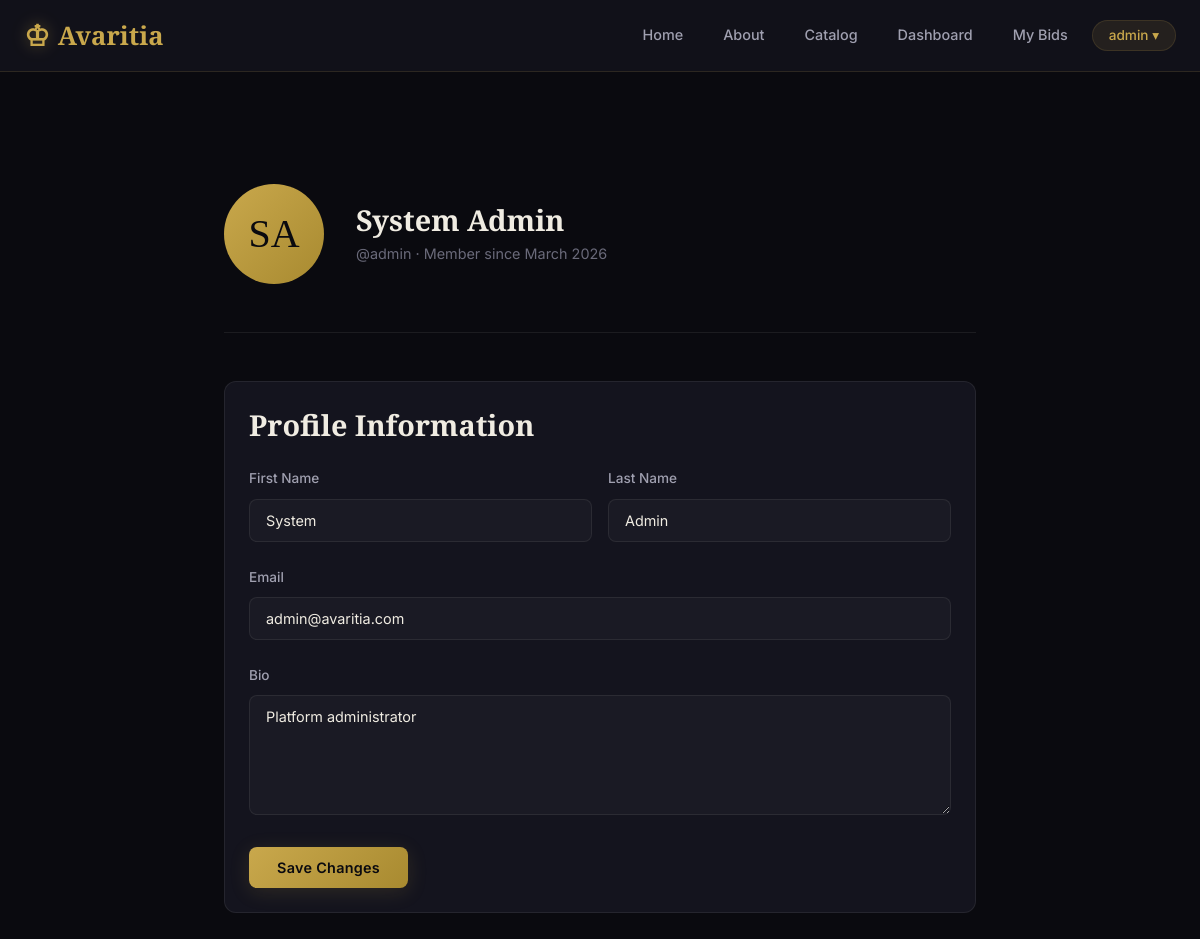
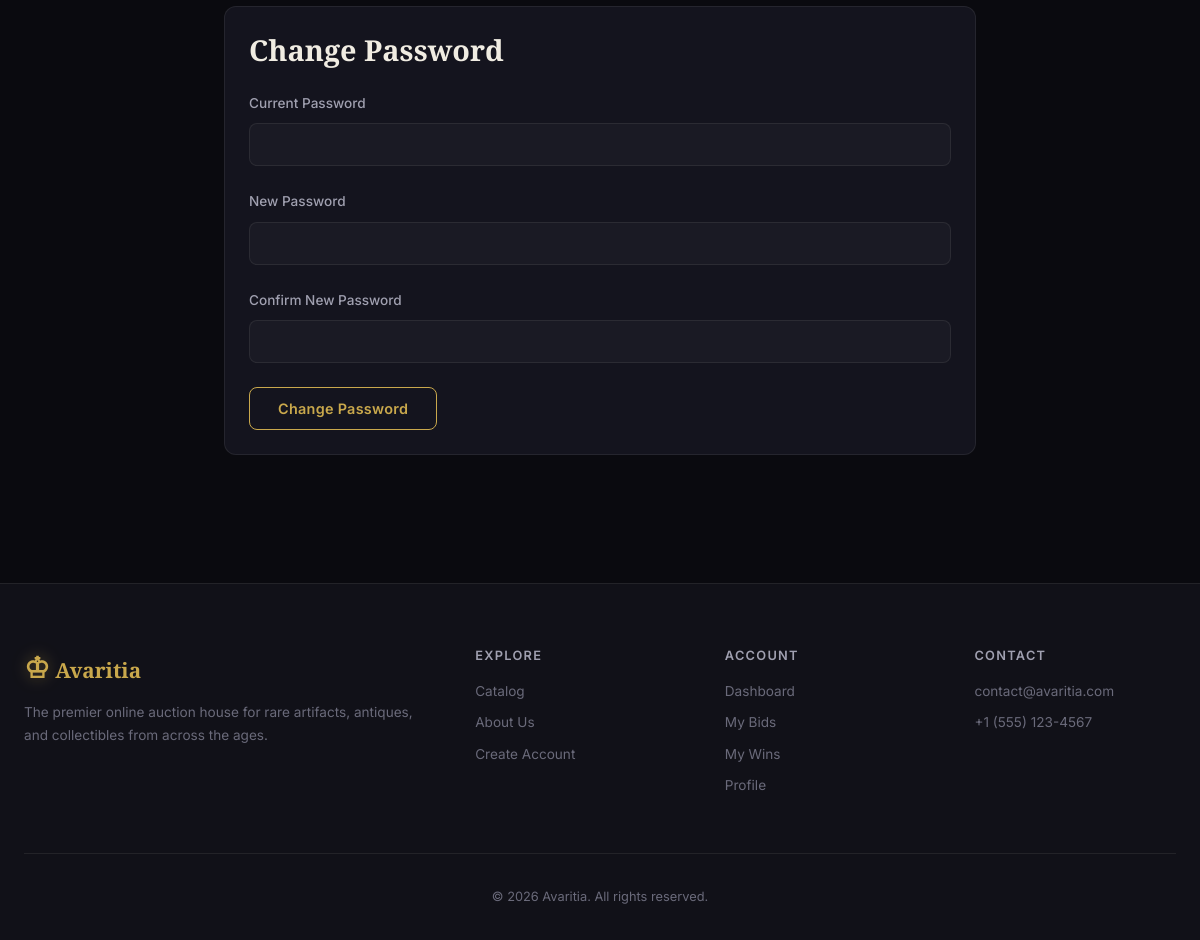
The app's page /profile.php (signed in) with its own data (2 pictures, top to bottom).
### tables this page shows
CREATE TABLE IF NOT EXISTS users (
    user_id INT AUTO_INCREMENT PRIMARY KEY,
    username VARCHAR(50) NOT NULL UNIQUE,
    email VARCHAR(100) NOT NULL UNIQUE,
    password_hash VARCHAR(255) NOT NULL,
    first_name VARCHAR(50) NOT NULL,
    last_name VARCHAR(50) NOT NULL,
    avatar_url VARCHAR(255) DEFAULT NULL,
    bio TEXT DEFAULT NULL,
    role ENUM('user', 'admin') NOT NULL DEFAULT 'user',
    is_active TINYINT(1) NOT NULL DEFAULT 1,
    created_at TIMESTAMP NOT NULL DEFAULT CURRENT_TIMESTAMP,
    updated_at TIMESTAMP NOT NULL DEFAULT CURRENT_TIMESTAMP ON UPDATE CURRENT_TIMESTAMP
);

### profile.php (the view, shortened to what this page needs)
<?php
$db = getDB();
$userId = getCurrentUserId();
$stmt = $db->prepare("SELECT * FROM users WHERE user_id = ?");
$stmt->execute([$userId]);
$user = $stmt->fetch();
require_once 'includes/header.php';
?>
<section class="section">
    <div class="container" style="max-width: 800px;">
        <div class="profile-header">
            <div class="profile-avatar">
                <?php echo strtoupper(substr($user['first_name'], 0, 1) . substr($user['last_name'], 0, 1)); ?>
            </div>
            <div class="profile-info">
                <h1><?php echo htmlspecialchars($user['first_name'] . ' ' . $user['last_name']); ?></h1>
                <p>@<?php echo htmlspecialchars($user['username']); ?> · Member since <?php echo date('F Y', strtotime($user['created_at'])); ?></p>
            </div>
        </div>
        <div class="card" style="margin-bottom: var(--space-xl);">
            <div class="card-body">
                <h3 style="margin-bottom: var(--space-lg);">Profile Information</h3>
                <form method="POST" data-validate>
                    <div style="display:grid;grid-template-columns:1fr 1fr;gap:var(--space-md);">
                        <div class="form-group">
                            <label class="form-label" for="first_name">First Name</label>
                            <input type="text" id="first_name" name="first_name" class="form-control" required
                                   value="<?php echo htmlspecialchars($user['first_name']); ?>">
                        </div>
                        <div class="form-group">
                            <label class="form-label" for="last_name">Last Name</label>
                            <input type="text" id="last_name" name="last_name" class="form-control" required
                                   value="<?php echo htmlspecialchars($user['last_name']); ?>">
                        </div>
                    </div>
                    <div class="form-group">
                        <label class="form-label" for="email">Email</label>
                        <input type="email" id="email" name="email" class="form-control" required
                               value="<?php echo htmlspecialchars($user['email']); ?>">
                    </div>
                    <div class="form-group">
                        <label class="form-label" for="bio">Bio</label>
                        <textarea id="bio" name="bio" class="form-control" rows="3"
                                  placeholder="Tell us about yourself..."><?php echo htmlspecialchars($user['bio'] ?? ''); ?></textarea>
                    </div>
                    <button type="submit" class="btn btn-gold">Save Changes</button>
                </form>
            </div>
        </div>
        <div class="card">
            <div class="card-body">
                <h3 style="margin-bottom: var(--space-lg);">Change Password</h3>
                <form method="POST" data-validate>
                    <div class="form-group">
                        <label class="form-label" for="current_password">Current Password</label>
                        <input type="password" id="current_password" name="current_password" class="form-control" required>
                    </div>
                    <div class="form-group">
                        <label class="form-label" for="new_password">New Password</label>
                        <input type="password" id="new_password" name="new_password" class="form-control" required minlength="8">
                    </div>
                    <div class="form-group">
                        <label class="form-label" for="confirm_new_password">Confirm New Password</label>
                        <input type="password" id="confirm_new_password" name="confirm_new_password" class="form-control" required>
                    </div>
                    <button type="submit" class="btn btn-outline">Change Password</button>
                </form>
            </div>
        </div>
    </div>
</section>
<?php require_once 'includes/footer.php'; ?>

### assets/css/styles.css (style rules this page uses)
:root { --bg-primary: #0a0a0f; --bg-secondary: #111118; --bg-tertiary: #1a1a24; --bg-card: #14141e; --bg-card-hover: #1c1c2a; --bg-glass: rgba(20, 20, 30, 0.75); --gold: #c9a84c; --gold-light: #e0c872; --gold-dark: #a88a30; --gold-glow: rgba(201, 168, 76, 0.25); --text-primary: #f0ece2; --text-secondary: #a0a0b0; --text-muted: #6a6a7a; --accent-green: #34d399; --accent-red: #f87171; --accent-blue: #60a5fa; --accent-orange: #fbbf24; --accent-purple: #a78bfa; --border: rgba(201, 168, 76, 0.15); --border-light: rgba(240, 236, 226, 0.08); --font-heading: 'Cinzel', serif; --font-body: 'Inter', -apple-system, BlinkMacSystemFont, sans-serif; --space-xs: 0.25rem; --space-sm: 0.5rem; --space-md: 1rem; --space-lg: 1.5rem; --space-xl: 2rem; --space-2xl: 3rem; --space-3xl: 4rem; --radius-sm: 4px; --radius-md: 8px; --radius-lg: 12px; --radius-xl: 16px; --radius-full: 9999px; --shadow-sm: 0 1px 3px rgba(0,0,0,0.4); --shadow-md: 0 4px 12px rgba(0,0,0,0.5); --shadow-lg: 0 8px 30px rgba(0,0,0,0.6); --shadow-gold: 0 4px 20px rgba(201, 168, 76, 0.15); --transition: 0.3s cubic-bezier(0.4, 0, 0.2, 1); --transition-fast: 0.15s ease; --sidebar-width: 260px; --navbar-height: 72px; --container-max: 1280px; }
*, *::before, *::after { box-sizing: border-box; margin: 0; padding: 0; }
html { scroll-behavior: smooth; -webkit-font-smoothing: antialiased; }
body { font-family: var(--font-body); background-color: var(--bg-primary); color: var(--text-primary); line-height: 1.7; min-height: 100vh; overflow-x: hidden; }
h1, h2, h3, h4, h5, h6 { font-family: var(--font-heading); color: var(--text-primary); line-height: 1.3; font-weight: 600; }
h1 { font-size: clamp(2rem, 4vw, 3.2rem); }
h3 { font-size: clamp(1.2rem, 2.5vw, 1.8rem); }
.container { width: 100%; max-width: var(--container-max); margin: 0 auto; padding: 0 var(--space-lg); }
.btn { display: inline-flex; align-items: center; justify-content: center; gap: var(--space-sm); padding: 0.75rem 1.75rem; font-family: var(--font-body); font-size: 0.9rem; font-weight: 600; letter-spacing: 0.02em; border: none; border-radius: var(--radius-md); cursor: pointer; transition: all var(--transition); text-decoration: none; white-space: nowrap; }
.btn-gold { background: linear-gradient(135deg, var(--gold), var(--gold-dark)); color: var(--bg-primary); box-shadow: var(--shadow-gold); }
.btn-outline { background: transparent; color: var(--gold); border: 1px solid var(--gold); }
.section { padding: var(--space-3xl) 0; }
.card { background: var(--bg-card); border: 1px solid var(--border-light); border-radius: var(--radius-lg); overflow: hidden; transition: all var(--transition); }
.card-body { padding: var(--space-lg); }
.form-group { margin-bottom: var(--space-lg); }
.form-label { display: block; margin-bottom: var(--space-sm); font-size: 0.85rem; font-weight: 500; color: var(--text-secondary); }
.form-control { width: 100%; padding: 0.75rem 1rem; background: var(--bg-tertiary); border: 1px solid var(--border-light); border-radius: var(--radius-md); color: var(--text-primary); font-family: var(--font-body); font-size: 0.9rem; transition: all var(--transition-fast); }
.form-control::placeholder { color: var(--text-muted); }
textarea.form-control { min-height: 120px; resize: vertical; }
.profile-header { display: flex; align-items: center; gap: var(--space-xl); padding: var(--space-2xl) 0; border-bottom: 1px solid var(--border-light); margin-bottom: var(--space-2xl); }
.profile-avatar { width: 100px; height: 100px; border-radius: 50%; background: linear-gradient(135deg, var(--gold), var(--gold-dark)); display: flex; align-items: center; justify-content: center; font-family: var(--font-heading); font-size: 2.5rem; color: var(--bg-primary); flex-shrink: 0; }
.profile-info h1 { font-size: 1.8rem; margin-bottom: var(--space-xs); }
.profile-info p { color: var(--text-muted); font-size: 0.9rem; }

### records on screen
users: first_name+last_name "SA", first_name+last_name "System Admin", username "admin", created_at "March 2026", first_name "System", last_name "Admin", email "admin@avaritia.com", bio "Platform administrator"

### other values on screen
$_SESSION['username'] "admin"
